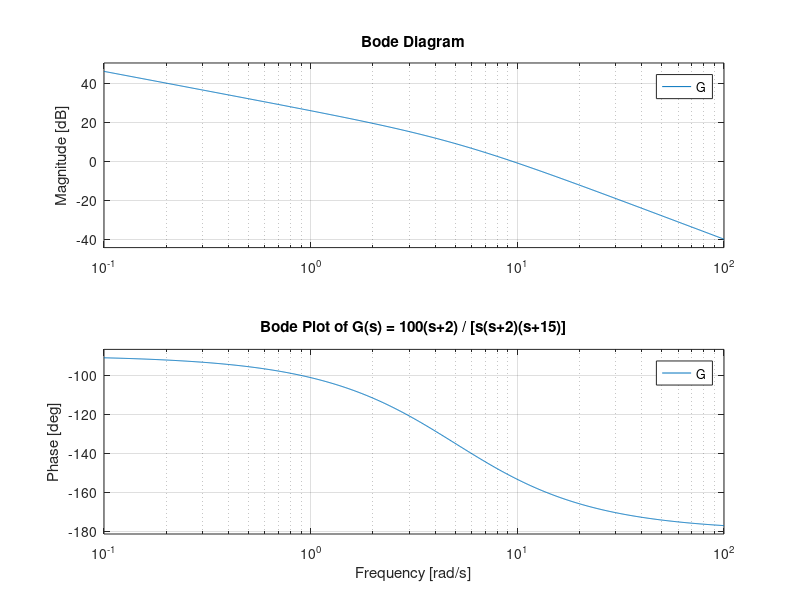

Reproduce this figure in MATLAB.
% Define the transfer function
numerator = [100];  % Coefficients of 100(s + 2)
denominator = [1,5,0];  % Coefficients of s(s+2)(s+15)

% Create transfer function
G = tf(numerator, denominator);

% Plot Bode diagram
bode(G);
grid on;
title('Bode Plot of G(s) = 100(s+2) / [s(s+2)(s+15)]');
